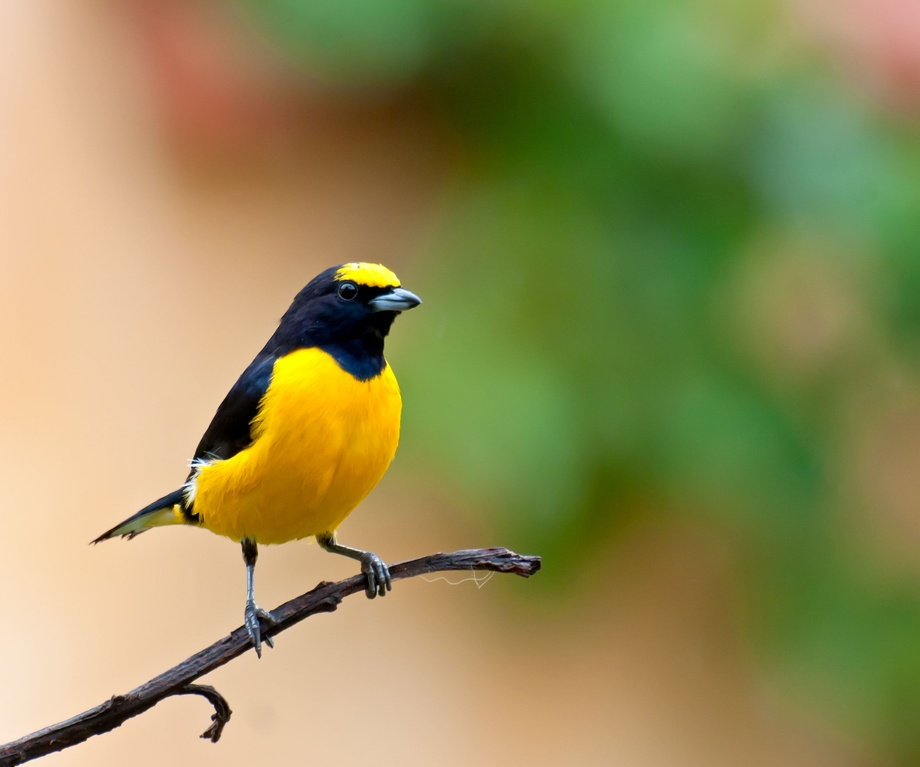
#> input picture thi/bird.jpg, 920 x 767 px, shrunk from 2104 x 1753 before the run, found by its file name
$ jupyter execute --allow-errors bait1.ipynb
#> lines starting #> are read from the running program, lines starting #| are printed output that depends on the picture
[cell 1]
#bait1
import numpy as np
import os
import cv2
import matplotlib.pyplot as plt

# Tạo thư mục lưu ảnh nếu chưa có
os.makedirs('output_images', exist_ok=True)

# Đọc ảnh gốc
img = cv2.imread('bird.jpg')
#> img is the input picture: shape (767, 920, 3); mean B, G, R 87.2, 141.4, 147.8

# Tách các kênh màu
b, g, r = cv2.split(img)
zero = np.zeros_like(b)

# Ảnh chỉ có kênh đỏ
red_img = cv2.merge([zero, zero, r])
cv2.imwrite('output_images/red_image.png', red_img)

# Ảnh chỉ có kênh xanh lá
green_img = cv2.merge([zero, g, zero])
cv2.imwrite('output_images/green_image.png', green_img)

# Ảnh chỉ có kênh xanh dương
blue_img = cv2.merge([b, zero, zero])
cv2.imwrite('output_images/blue_image.png', blue_img)

# Hiển thị ảnh
fig, axs = plt.subplots(1, 3, figsize=(12, 4))
axs[0].imshow(cv2.cvtColor(red_img, cv2.COLOR_BGR2RGB))
axs[0].set_title('Red Channel')
axs[1].imshow(cv2.cvtColor(green_img, cv2.COLOR_BGR2RGB))
axs[1].set_title('Green Channel')
axs[2].imshow(cv2.cvtColor(blue_img, cv2.COLOR_BGR2RGB))
axs[2].set_title('Blue Channel')
for ax in axs:
    ax.axis('off')
plt.show()

[cell 2]
#bai2
import cv2
import os
import matplotlib.pyplot as plt

os.makedirs('output_swapped_colors', exist_ok=True)
img = cv2.imread('bird.jpg')

# 1. Hoán đổi R và G
rg_img = img.copy()
rg_img[:, :, [1, 2]] = rg_img[:, :, [2, 1]]
cv2.imwrite('output_swapped_colors/swap_rg.jpg', rg_img)

# 2. Hoán đổi G và B
gb_img = img.copy()
gb_img[:, :, [0, 1]] = gb_img[:, :, [1, 0]]
cv2.imwrite('output_swapped_colors/swap_gb.jpg', gb_img)

# 3. Hoán đổi B và R
br_img = img.copy()
br_img[:, :, [0, 2]] = br_img[:, :, [2, 0]]
cv2.imwrite('output_swapped_colors/swap_br.jpg', br_img)

# Hiển thị ảnh
fig, axs = plt.subplots(1, 3, figsize=(12, 4))
axs[0].imshow(cv2.cvtColor(rg_img, cv2.COLOR_BGR2RGB))
axs[0].set_title('Swap R-G')
axs[1].imshow(cv2.cvtColor(gb_img, cv2.COLOR_BGR2RGB))
axs[1].set_title('Swap G-B')
axs[2].imshow(cv2.cvtColor(br_img, cv2.COLOR_BGR2RGB))
axs[2].set_title('Swap B-R')
for ax in axs:
    ax.axis('off')
plt.show()
#> figure, not shown here; B, G, R data is drawn as R, G, B

[cell 3]
#bai3
import cv2
import numpy as np
import os

# Tạo thư mục để lưu ảnh kết quả
os.makedirs('output_modified_hsv', exist_ok=True)
import cv2
import os
import numpy as np
import matplotlib.pyplot as plt

os.makedirs('output_hsv_images', exist_ok=True)
img = cv2.imread('bird.jpg')
hsv_img = cv2.cvtColor(img, cv2.COLOR_BGR2HSV)
#> hsv_img: shape (767, 920, 3); mean H, S, V 30.7, 128.1, 161.4
h, s, v = cv2.split(hsv_img)

hue_img = cv2.cvtColor(cv2.merge([h, 255 * np.ones_like(s), 255 * np.ones_like(v)]), cv2.COLOR_HSV2BGR)
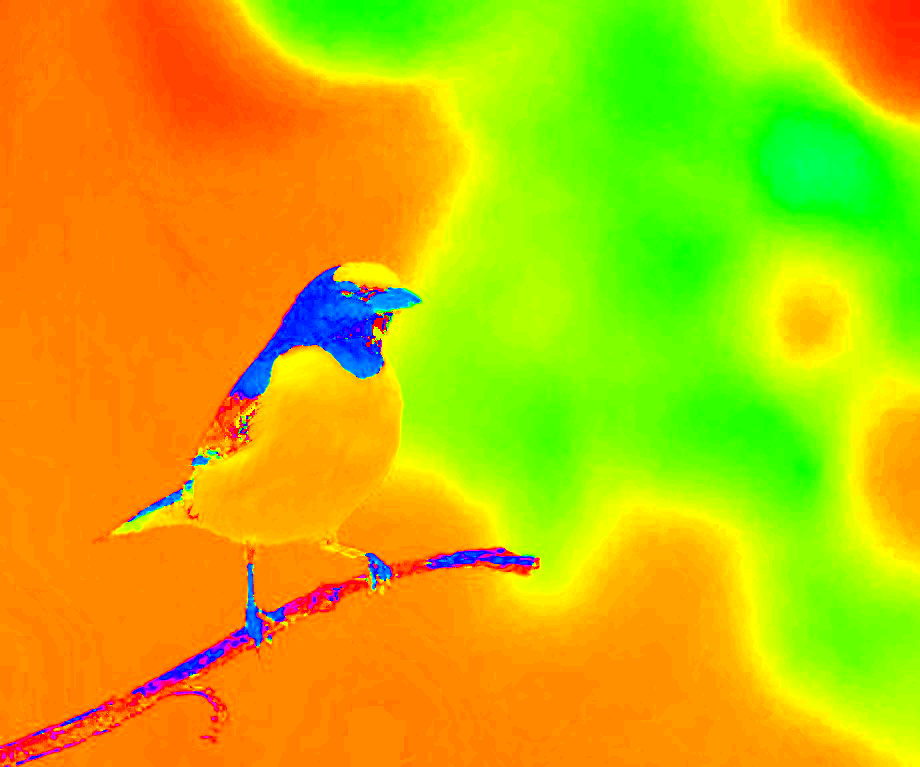
#> hue_img: shape (767, 920, 3); mean B, G, R 6.2, 185.6, 200.5
cv2.imwrite('output_hsv_images/hue_channel.jpg', hue_img)
sat_img = cv2.cvtColor(cv2.merge([90 * np.ones_like(h), s, 255 * np.ones_like(v)]), cv2.COLOR_HSV2BGR)
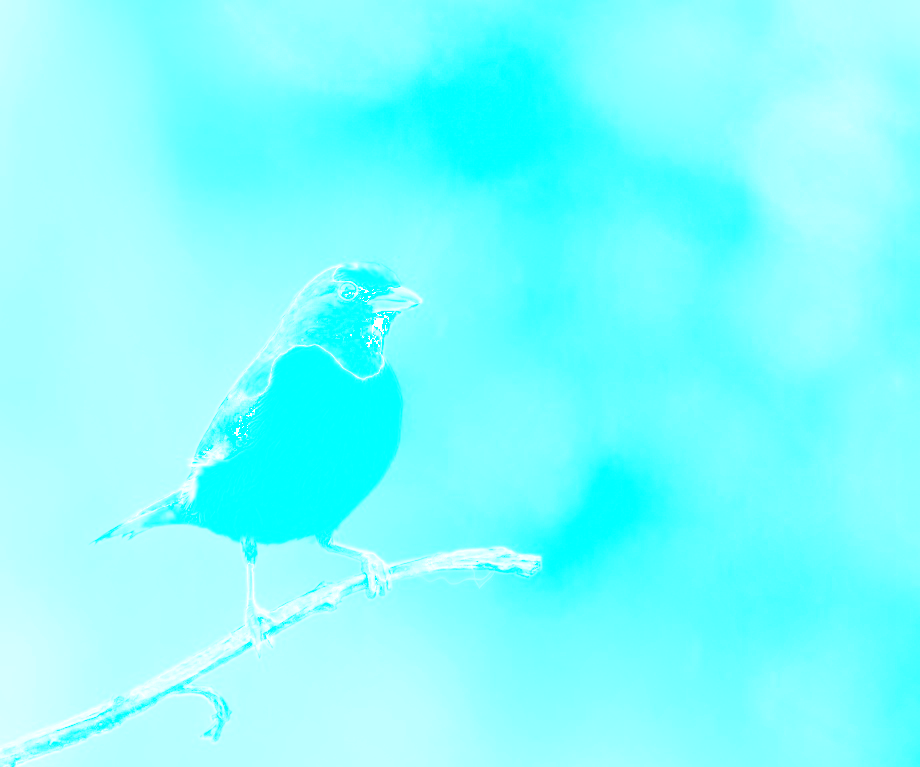
#> sat_img: shape (767, 920, 3); mean B, G, R 255, 254, 126.1
cv2.imwrite('output_hsv_images/saturation_channel.jpg', sat_img)
val_img = cv2.cvtColor(cv2.merge([90 * np.ones_like(h), 255 * np.ones_like(s), v]), cv2.COLOR_HSV2BGR)
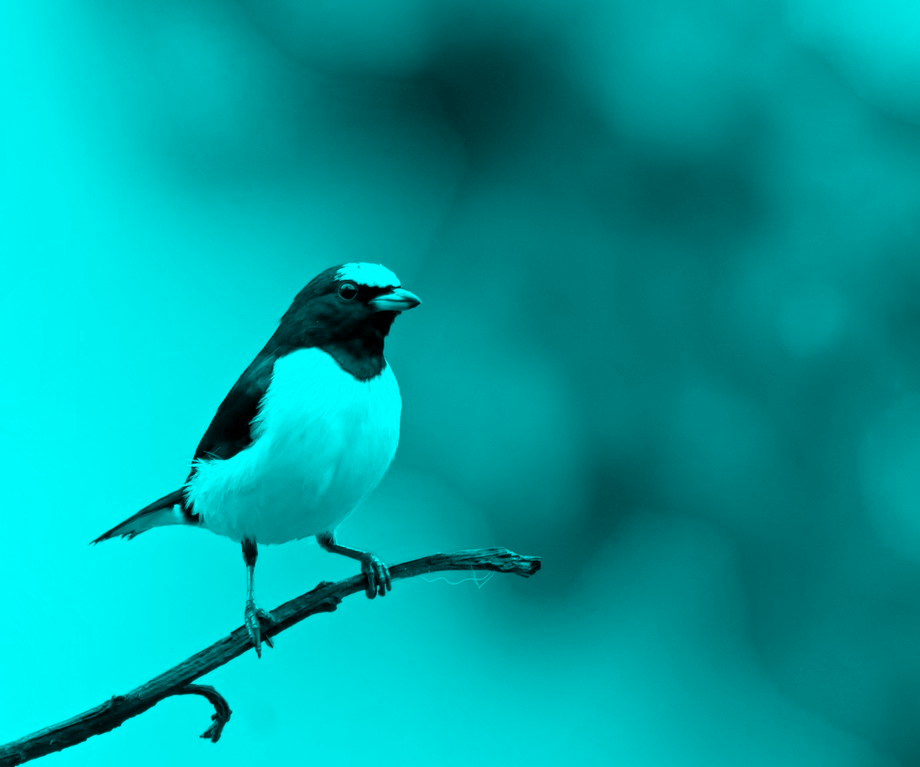
#> val_img: shape (767, 920, 3); mean B, G, R 161.4, 160.4, 0
cv2.imwrite('output_hsv_images/value_channel.jpg', val_img)

# Hiển thị ảnh
fig, axs = plt.subplots(1, 3, figsize=(12, 4))
axs[0].imshow(cv2.cvtColor(hue_img, cv2.COLOR_BGR2RGB))
axs[0].set_title('Hue Channel')
axs[1].imshow(cv2.cvtColor(sat_img, cv2.COLOR_BGR2RGB))
axs[1].set_title('Saturation Channel')
axs[2].imshow(cv2.cvtColor(val_img, cv2.COLOR_BGR2RGB))
axs[2].set_title('Value Channel')
for ax in axs:
    ax.axis('off')
plt.show()
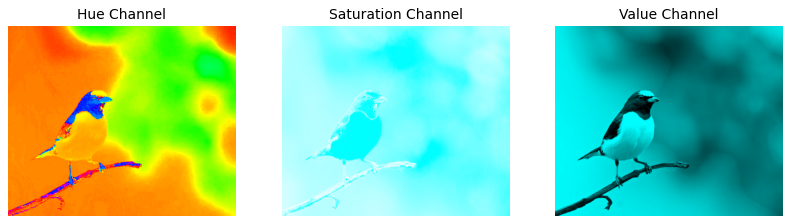
#> figure drawn by matplotlib, 3 panels
# Đọc ảnh gốc
img = cv2.imread('bird.jpg')

# Chuyển ảnh sang hệ màu HSV
hsv_img = cv2.cvtColor(img, cv2.COLOR_BGR2HSV)

# Tách các kênh H, S, V
h, s, v = cv2.split(hsv_img)

# Áp dụng biến đổi theo đề bài
# H (Hue) trong OpenCV nằm trong khoảng 0-179
# => cần đảm bảo sau khi chia 3 vẫn nằm trong khoảng 0-179
h_new = np.clip((h / 3), 0, 179).astype(np.uint8)
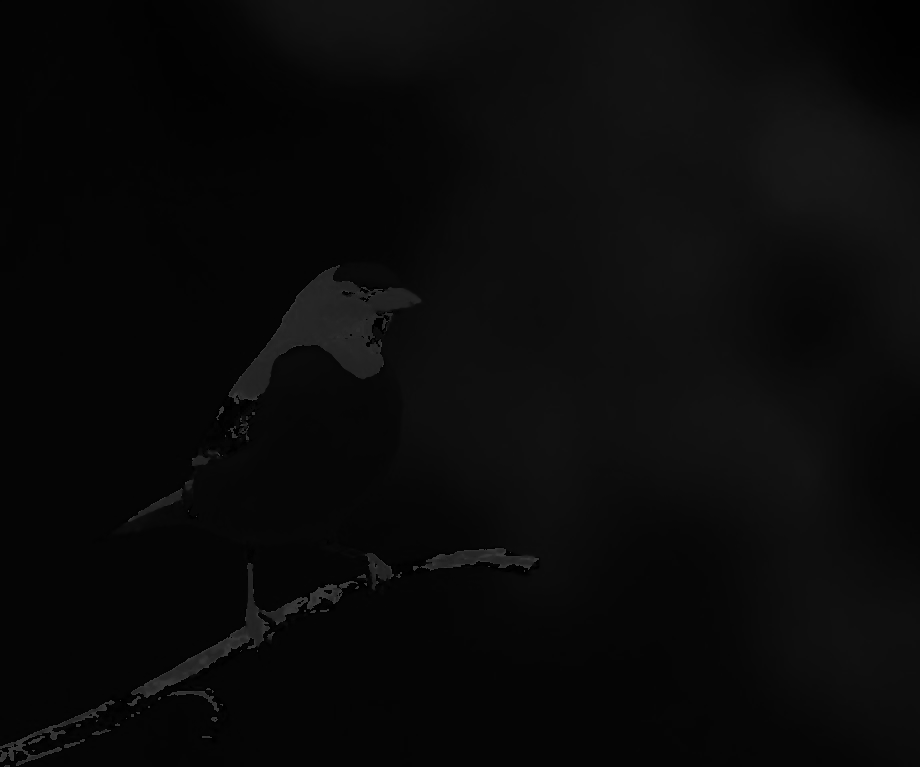
#> h_new: shape (767, 920); min 0, max 59, mean 9.9
v_new = np.clip((v * 0.75), 0, 255).astype(np.uint8)
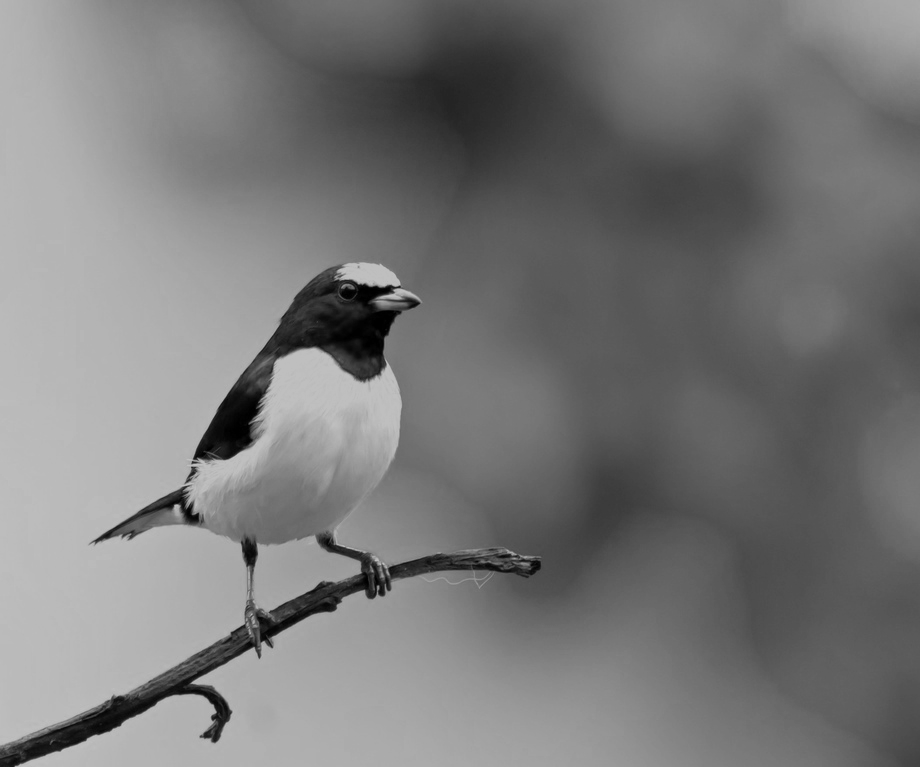
#> v_new: shape (767, 920); min 0, max 191, mean 120.7

# Gộp lại các kênh đã chỉnh sửa với S giữ nguyên
hsv_modified = cv2.merge([h_new, s, v_new])
#> hsv_modified: shape (767, 920, 3); mean H, S, V 9.9, 128.1, 120.7

# Chuyển lại sang ảnh RGB (hoặc BGR) để lưu
result_img = cv2.cvtColor(hsv_modified, cv2.COLOR_HSV2BGR)
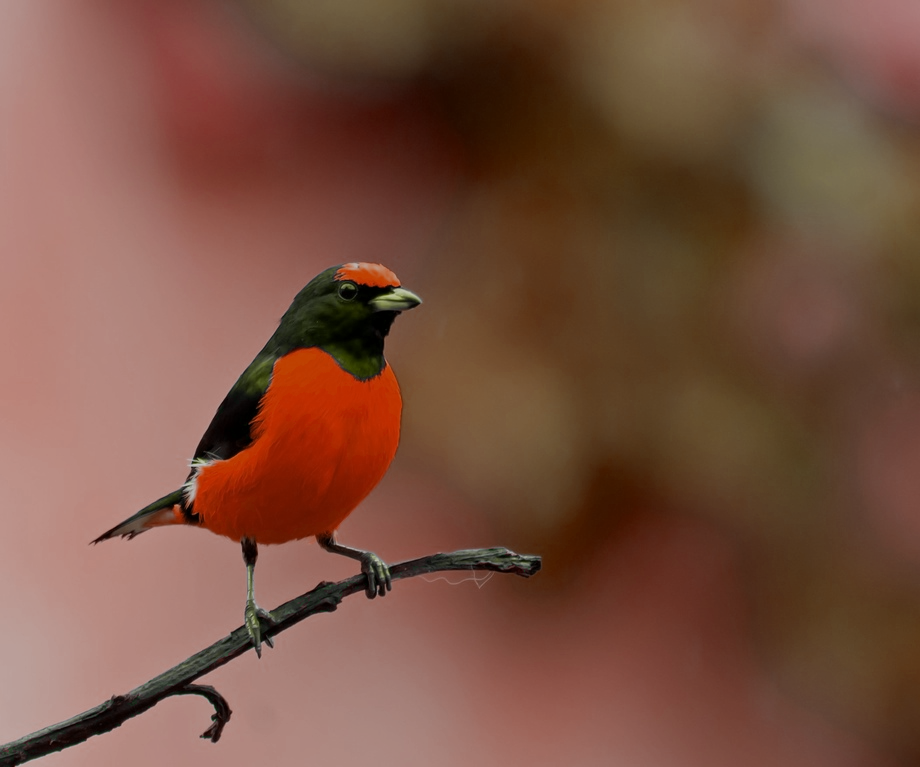
#> result_img: shape (767, 920, 3); mean B, G, R 64.3, 81, 120.6

# Lưu ảnh kết quả
cv2.imwrite('output_modified_hsv/modified_hsv_image.jpg', result_img)

print("Đã lưu ảnh với H_new = 1/3 * H và V_new = 3/4 * V.")

[cell 4]
#bai4
import cv2
import numpy as np
import os
import matplotlib.pyplot as plt

os.makedirs('output_modified_hsv', exist_ok=True)
img = cv2.imread('bird.jpg')
hsv_img = cv2.cvtColor(img, cv2.COLOR_BGR2HSV)
h, s, v = cv2.split(hsv_img)

h_new = np.clip((h / 3), 0, 179).astype(np.uint8)
v_new = np.clip((v * 0.75), 0, 255).astype(np.uint8)
hsv_modified = cv2.merge([h_new, s, v_new])
result_img = cv2.cvtColor(hsv_modified, cv2.COLOR_HSV2BGR)
cv2.imwrite('output_modified_hsv/modified_hsv_image.jpg', result_img)

# Hiển thị ảnh
plt.figure(figsize=(5, 5))
plt.imshow(cv2.cvtColor(result_img, cv2.COLOR_BGR2RGB))
plt.title('Modified HSV Image')
plt.axis('off')
plt.show()

$ run again, with thi/dalat.jpg copied over thi/bird.jpg
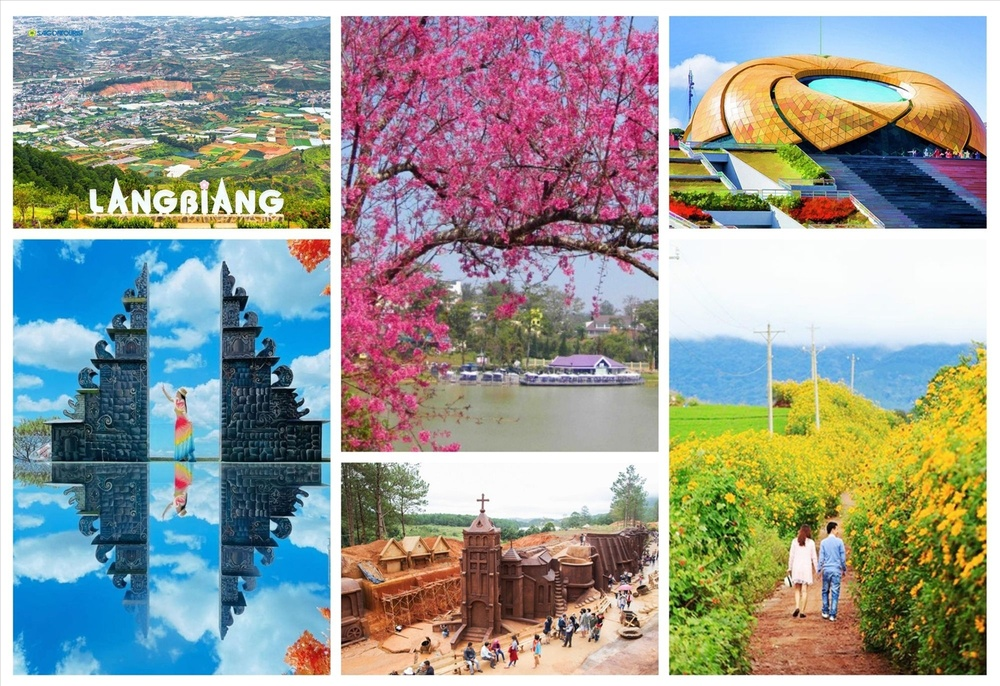
#> input picture thi/dalat.jpg, 1000 x 686 px, shrunk from 1500 x 1029 before the run, found by its file name
#> img is the input picture: shape (686, 1000, 3); mean B, G, R 149.9, 155.2, 151.2
#> hsv_img: shape (686, 1000, 3); mean H, S, V 75.2, 106.1, 184.3
#> `v_new = np.clip((v * 0.75), 0, 255).astype(np.uint8)`:
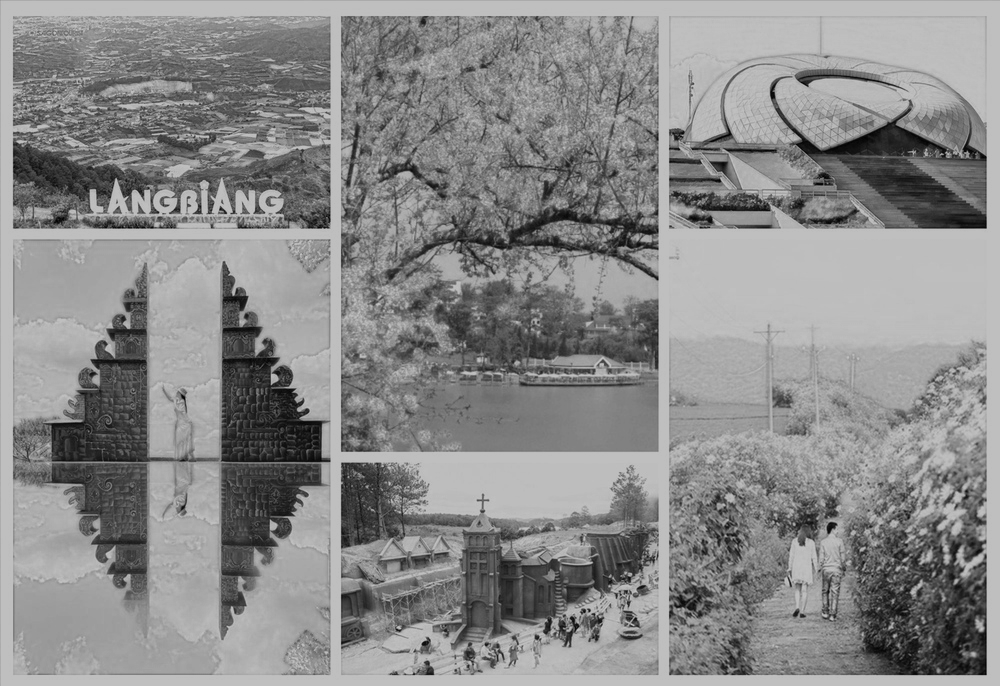
#> v_new: shape (686, 1000); min 0, max 191, mean 137.8
#> hsv_modified: shape (686, 1000, 3); mean H, S, V 24.8, 106.1, 137.8
#> `result_img = cv2.cvtColor(hsv_modified, cv2.COLOR_HSV2BGR)`:
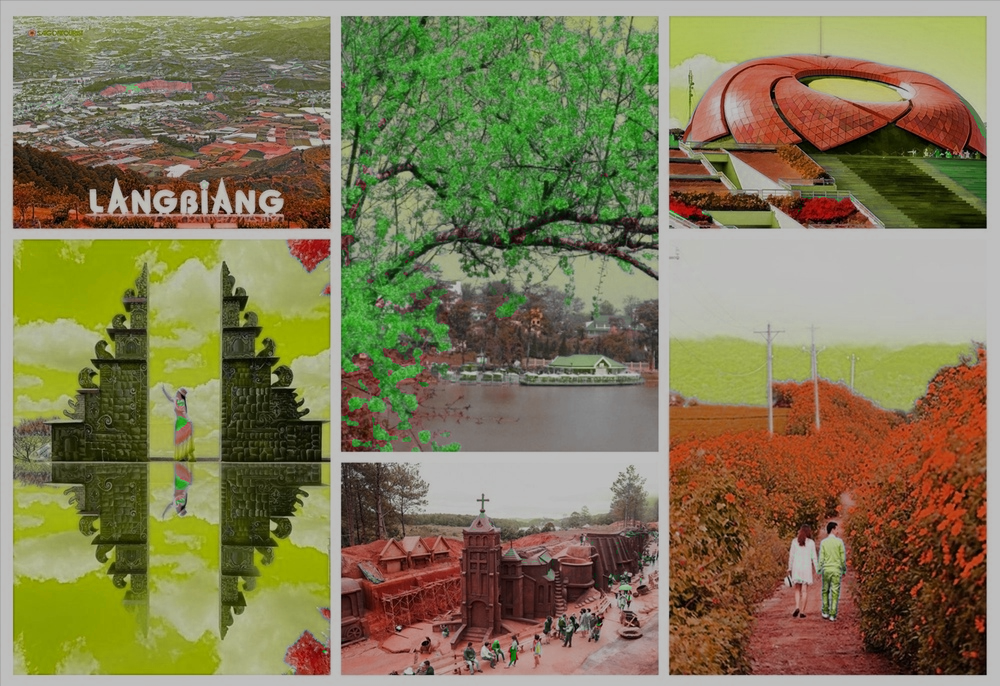
#> result_img: shape (686, 1000, 3); mean B, G, R 85.6, 121.4, 129
